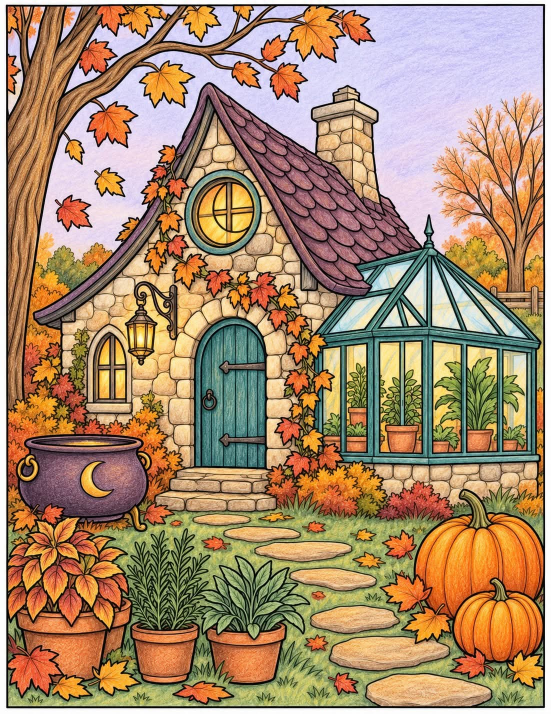
#> input picture platform/backend/tools/lineart_ai/test/cot0.jpg, 1102 x 1427 px (shown at 1/2 size)
$ python cells_to_curves.py test/cot0.jpg test/cot1.jpg
#> lines starting #> are read from the running program, lines starting #| are printed output that depends on the picture; after the words box and inside, x2 and y2 are one past the last pixel; in counts of white or black regions, pixels touching at a corner belong together
### platform/backend/tools/lineart_ai/flat_to_lines.py
"""Flat art that already has outlines (a finished colour-by-number picture, a vector-style
illustration) -> line art, without any AI pass.

Two sources of line: the drawn dark outlines, and every edge between two flat colours (petal
shading, water swirls, background stripes) — in such art those patches are separate parts too.
The result goes through line_cleanup + line_style like a redrawn page.

    python flat_to_lines.py IMAGE OUT_DIR
"""
import os
import sys

import cv2
import numpy as np

sys.path.insert(0, os.path.dirname(os.path.abspath(__file__)))
from line_cleanup import SIDE, cleanup  # noqa: E402
from line_style import style  # noqa: E402

DARK_V = 110        # HSV value below this is a drawn outline
COLOURS = 36        # flat colours to separate
MIN_PATCH = 220     # colour patches smaller than this (px at SIDE) are anti-aliasing, not parts
MIN_THICK = 6.0     # ...and so are patches whose inscribed radius is below this, however long


def _fill_from_nearest(lbl, hole):
    _, idx = cv2.distanceTransformWithLabels(hole.astype(np.uint8), cv2.DIST_L2, 5, labelType=cv2.DIST_LABEL_PIXEL)
    keep = lbl[~hole]                         # raster order == label order
    return np.where(hole, keep[np.clip(idx - 1, 0, len(keep) - 1)], lbl).astype(np.uint8)


# [6 lines left out: function colour_edges, not called in this run]


def colour_labels(im, dark):
    """One flat-colour label per pixel, outline and slivers folded into the fills beside them."""
    h, w = im.shape[:2]
    lab = cv2.cvtColor(cv2.bilateralFilter(im, 7, 30, 7), cv2.COLOR_BGR2LAB).astype(np.float32)
    small = cv2.resize(lab, (512, round(512 * h / w)), interpolation=cv2.INTER_AREA).reshape(-1, 3)
    cv2.setRNGSeed(7)
    _, _, cen = cv2.kmeans(small, COLOURS, None, (cv2.TERM_CRITERIA_EPS + cv2.TERM_CRITERIA_MAX_ITER, 30, 0.5),
                           3, cv2.KMEANS_PP_CENTERS)
    flat = lab.reshape(-1, 3)
    lbl = np.empty(len(flat), np.int32)
    for i in range(0, len(flat), 200_000):
        lbl[i:i + 200_000] = np.argmin(((flat[i:i + 200_000, None] - cen[None]) ** 2).sum(-1), 1)
    lbl = lbl.reshape(h, w).astype(np.uint8)
    # the outline and its anti-aliased fringe belong to the fills beside it
    fringe = cv2.dilate(dark.astype(np.uint8), np.ones((5, 5), np.uint8)) > 0
    lbl = _fill_from_nearest(lbl, fringe)
    lbl = cv2.medianBlur(lbl, 9)

    # fold slivers into the nearest real patch: tiny patches, and THIN ones — a strip of shading
    # running beside an outline is long (big area) but a few px wide, and drew a second line
    sliver = np.zeros((h, w), bool)
    for c in range(COLOURS):
        m = (lbl == c).astype(np.uint8)
        n, cc, st, _ = cv2.connectedComponentsWithStats(m, 4)
        thick = np.zeros(n, np.float32)
        np.maximum.at(thick, cc.ravel(), cv2.distanceTransform(m, cv2.DIST_L2, 5).ravel())
        bad = (st[:, cv2.CC_STAT_AREA] < MIN_PATCH) | (thick < MIN_THICK)
        bad[0] = False
        sliver |= bad[cc]
    return cv2.medianBlur(_fill_from_nearest(lbl, sliver), 9)


# [18 lines left out: functions to_lines, main, not called in this run]


# [2 lines that do not run on import are left out]

### platform/backend/tools/lineart_ai/cells_to_curves.py
"""Flat art -> a colouring page drawn as smooth curves, the way a vector colouring page looks.

Pixel-traced lines wobble and swell; the reference apps' lines are smooth and even. So instead of
keeping traced pixels, the picture is cut into cells (drawn outlines + flat-colour patches), every
cell's edge is smoothed into a curve, and the curves are drawn anti-aliased at fixed widths:
edges that follow a drawn outline at W_OUTLINE, edges between two colours only at W_COLOUR.

    python cells_to_curves.py IMAGE OUT_DIR       -> OUT_DIR/curves.png (+ cells.png debug)
"""
import os
import sys

import cv2
import numpy as np
from scipy.ndimage import find_objects

sys.path.insert(0, os.path.dirname(os.path.abspath(__file__)))
from flat_to_lines import DARK_V, _fill_from_nearest, colour_labels  # noqa: E402

SIDE = 2048
CELL_MIN = 260        # cells smaller than this (px) fold into a neighbour
CELL_THICK = 5.0      # ...and so do cells thinner than this (inscribed radius)
SMOOTH = 2.5          # px at SIDE: how much each cell's edge is rounded
W_OUTLINE = 4.5       # px at SIDE, an edge on a drawn outline
W_COLOUR = 2.6        # px at SIDE, an edge between two colours only
S = 2                 # render scale for anti-aliasing


def cells(im):
    h, w = im.shape[:2]
    dark = cv2.cvtColor(im, cv2.COLOR_BGR2HSV)[..., 2] < DARK_V
    lbl = colour_labels(im, dark)
    # a cell = a connected patch of one colour, cut by the drawn outline
    ids = np.zeros((h, w), np.int32)
    nxt = 1
    for c in np.unique(lbl):
        n, cc = cv2.connectedComponents(((lbl == c) & ~dark).astype(np.uint8), connectivity=4)
        m = cc > 0
        ids[m] = cc[m] + nxt - 1
        nxt += n - 1
    area = np.bincount(ids.ravel(), minlength=nxt)
    r = np.zeros(nxt, np.float32)
    np.maximum.at(r, ids.ravel(), cv2.distanceTransform((ids > 0).astype(np.uint8), cv2.DIST_L2, 5).ravel())
    bad = (area < CELL_MIN) | (r < CELL_THICK)
    bad[0] = True
    hole = bad[ids]
    _, idx = cv2.distanceTransformWithLabels(hole.astype(np.uint8), cv2.DIST_L2, 5, labelType=cv2.DIST_LABEL_PIXEL)
    keep = ids[~hole]
    ids = np.where(hole, keep[np.clip(idx - 1, 0, len(keep) - 1)], ids)
    return ids, dark


def smooth_cells(ids):
    """Smooths the cell MAP, not each outline: every cell's mask is blurred and each pixel goes to
    the strongest. Neighbours then share one smooth boundary (smoothing each contour on its own
    drew two slightly different curves along every shared edge)."""
    h, w = ids.shape
    big = cv2.resize(ids.astype(np.float32), (w * S, h * S), interpolation=cv2.INTER_NEAREST).astype(np.int32)
    best = np.zeros(big.shape, np.float32)
    arg = big.copy()
    sig = SMOOTH * S
    pad = int(3 * sig) + 2
    for v, sl in enumerate(find_objects(ids), start=1):
        if sl is None:
            continue
        y0, y1 = max(sl[0].start * S - pad, 0), min(sl[0].stop * S + pad, big.shape[0])
        x0, x1 = max(sl[1].start * S - pad, 0), min(sl[1].stop * S + pad, big.shape[1])
        b = cv2.GaussianBlur((big[y0:y1, x0:x1] == v).astype(np.float32), (0, 0), sig)
        sub = best[y0:y1, x0:x1]
        win = b > sub
        sub[win] = b[win]
        arg[y0:y1, x0:x1][win] = v
    return arg


def draw(ids, dark):
    h, w = ids.shape
    lab = smooth_cells(ids)
    edge = np.zeros(lab.shape, bool)
    edge[:, 1:] |= lab[:, 1:] != lab[:, :-1]
    edge[1:, :] |= lab[1:, :] != lab[:-1, :]
    dist = cv2.distanceTransform((~edge).astype(np.uint8), cv2.DIST_L2, 5)
    near_outline = cv2.resize(cv2.dilate(dark.astype(np.uint8), np.ones((7, 7), np.uint8)),
                              (w * S, h * S), interpolation=cv2.INTER_NEAREST) > 0
    # half-width per pixel from the edge it is nearest to, eased so widths blend at junctions
    half = cv2.GaussianBlur(np.where(near_outline, W_OUTLINE, W_COLOUR).astype(np.float32), (0, 0), 3 * S) * S / 2
    alpha = np.clip(half - dist + 0.5, 0, 1)          # anti-aliased coverage
    out = cv2.resize((1 - alpha) * 255, (w, h), interpolation=cv2.INTER_AREA)
    return out.astype(np.uint8)


def main():
    src, out = sys.argv[1], sys.argv[2]
    os.makedirs(out, exist_ok=True)
    im = cv2.imread(src)
#> im is the input picture: shape (1427, 1102, 3); mean B, G, R 108.9, 138.5, 168.1
    s = SIDE / max(im.shape[:2])
    im = cv2.resize(im, (round(im.shape[1] * s), round(im.shape[0] * s)), interpolation=cv2.INTER_CUBIC)
#> im: shape (2048, 1582, 3)
    ids, dark = cells(im)
#> in cells, `dark = cv2.cvtColor(im, cv2.COLOR_BGR2HSV)[..., 2] < DARK_V`:
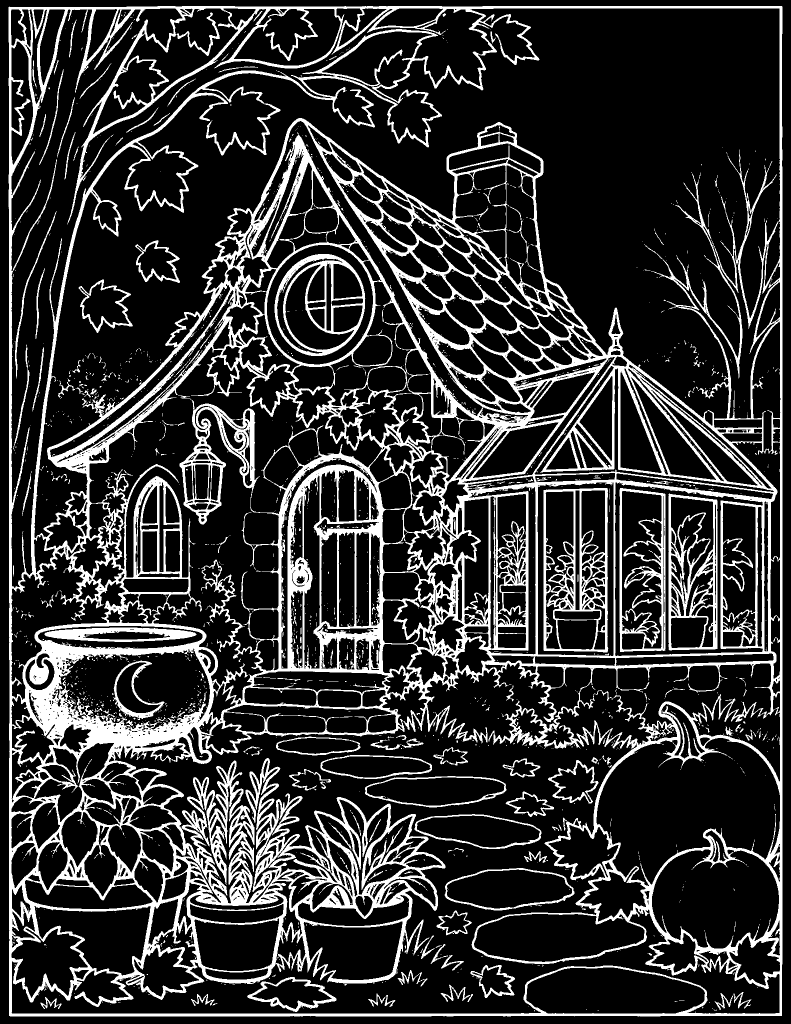
#> dark: shape (2048, 1582) bool (shown at 1/2 size); 19.9% white; 1877 white regions (1685 under 20 px), largest, box (x1, y1, x2, y2) and area: (17, 12, 1565, 2033) 553950, (1087, 976, 1216, 1305) 12542, (1337, 987, 1435, 1301) 10389
#> in colour_labels, `_, _, cen = cv2.kmeans(small, COLOURS, None, (cv2.TERM_CRITERIA_EPS + ..`: cen = 36 rows, first 8: [201.4, 128.2, 127.3], [102, 160.4, 162], [169.8, 161.6, 189.5], [226, 135, 122.7], [205.1, 136.6, 163.4], [130.6, 116.7, 152.6], [12.05, 130, 130.7], [54.73, 125.7, 133.8]
#> the loop in colour_labels, `for i in range(0, len(flat), 200_000):` made 17 passes
#> i on passes 2 to 9: 200000, 400000, 600000, 800000, 1000000, 1200000, 1400000, 1600000
#> the loop in colour_labels, `for c in range(COLOURS):` made 36 passes
#> n on passes 1, 2, 3, 4, 5, 6, 9, 10: 99, 117, 266, 247, 944, 322, 130, 86
#> after the loop in colour_labels, `for c in range(COLOURS):`:
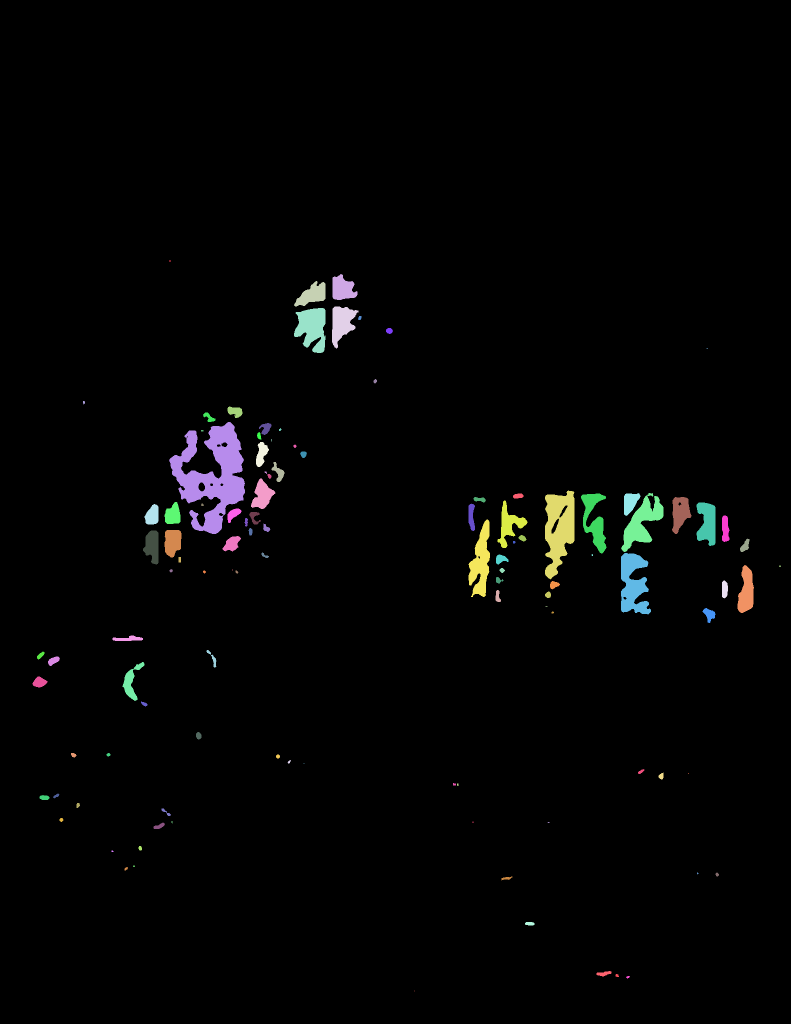
#> cc: shape (2048, 1582) int32 (shown at 1/2 size); 111 distinct labels, from 0 to 110; one colour per label, 0 black
#> after the loop in colour_labels, `for c in range(COLOURS):`:
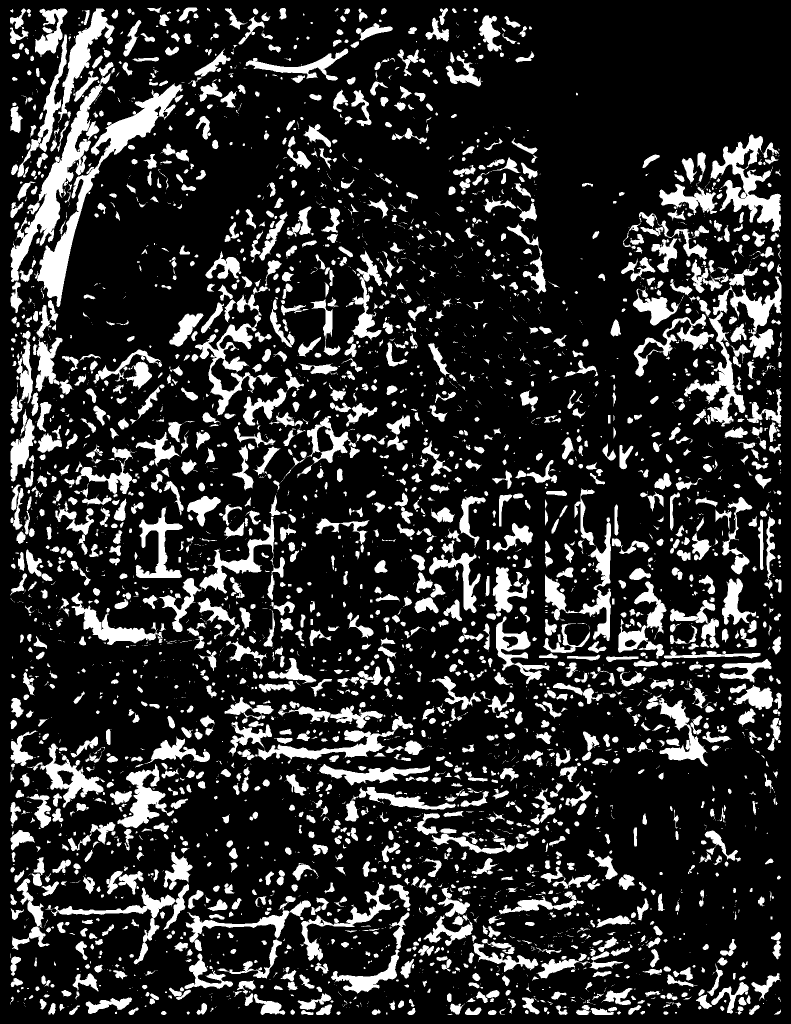
#> sliver: shape (2048, 1582) bool (shown at 1/2 size); 18.4% white; 4105 white regions (2051 under 20 px), largest, box (x1, y1, x2, y2) and area: (70, 167, 366, 614) 16226, (21, 124, 227, 564) 14519, (1368, 553, 1563, 853) 12265
#> the loop in cells, `for c in np.unique(lbl):` made 29 passes
#> (c, n, nxt) on passes 7 to 14: (8, 203, 1245), (9, 477, 1721), (10, 168, 1888), (11, 314, 2201), (13, 34, 2234), (14, 687, 2920), (15, 596, 3515), (16, 231, 3745)
#> after the loop in cells, `for c in np.unique(lbl):`:
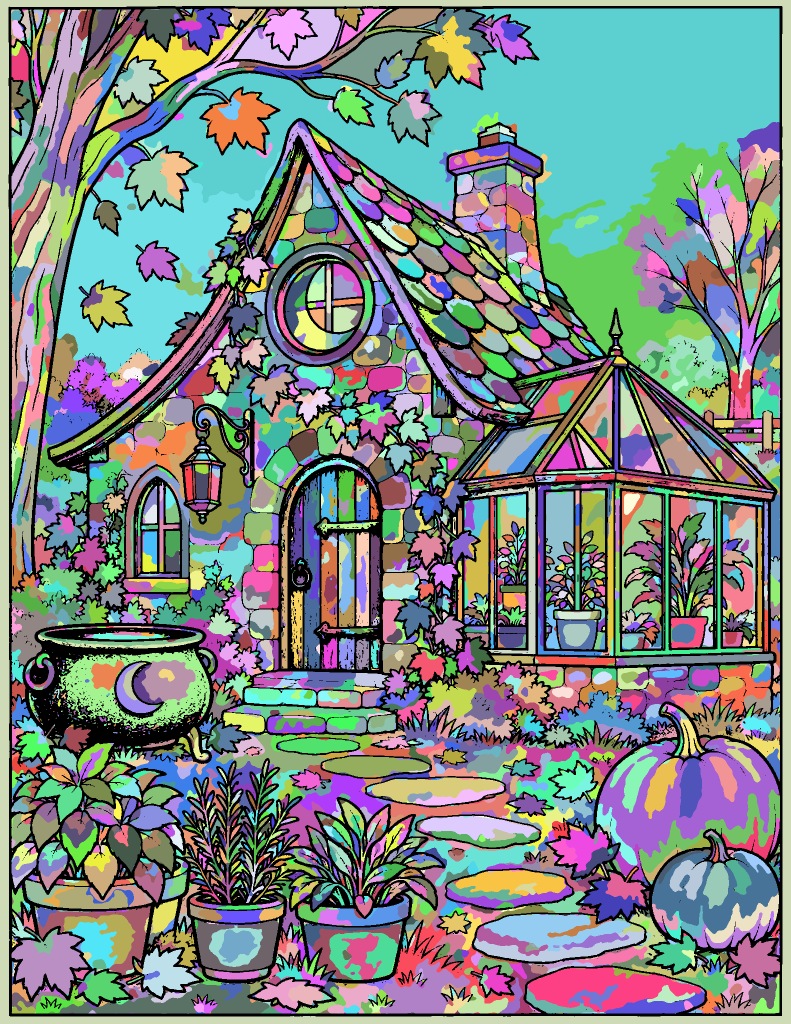
#> ids: shape (2048, 1582) int32 (shown at 1/2 size); 8899 distinct labels, from 0 to 8898; one colour per label, 0 black
#> after the loop in cells, `for c in np.unique(lbl):`: nxt = 8899
#> in cells, `area = np.bincount(ids.ravel(), minlength=nxt)`: area = 8899 values, max 644185 at index 0, min 1 at index 2, mean 364.1
#> in cells, `ids = np.where(hole, keep[np.clip(idx - 1, 0, len(keep) - 1)], ids)`:
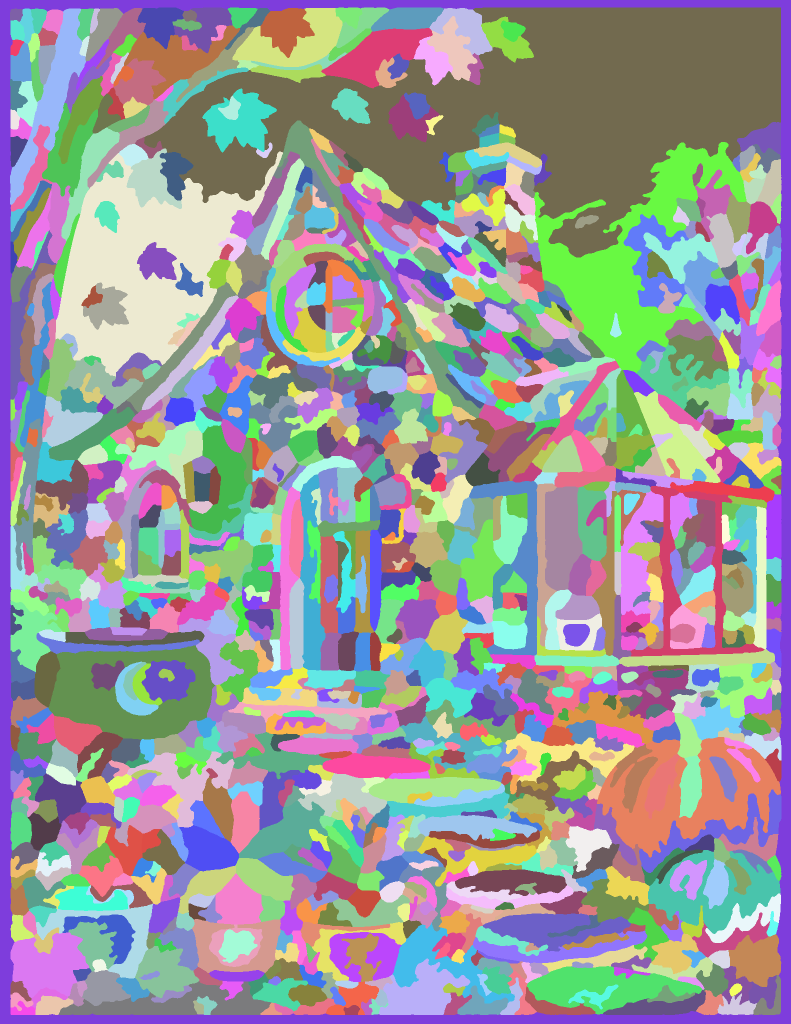
#> ids: shape (2048, 1582) int32 (shown at 1/2 size); 1333 distinct labels, from 20 to 8895; one colour per label, 0 black
    print("cells", len(np.unique(ids)))
#| cells 1333
    cv2.imwrite(os.path.join(out, "curves.png"), draw(ids, dark))
#> the loop in smooth_cells, `for v, sl in enumerate(find_objects(ids), start=1):` made 8895 passes
#> (y0, y1, x0, x1) on passes 20, 25, 27: (1459, 1709, 2077, 2403), (1453, 1659, 2393, 2503), (1463, 1603, 2475, 2637)
#> in draw, `out = cv2.resize((1 - alpha) * 255, (w, h), interpolation=cv2.INTER_AR..`:
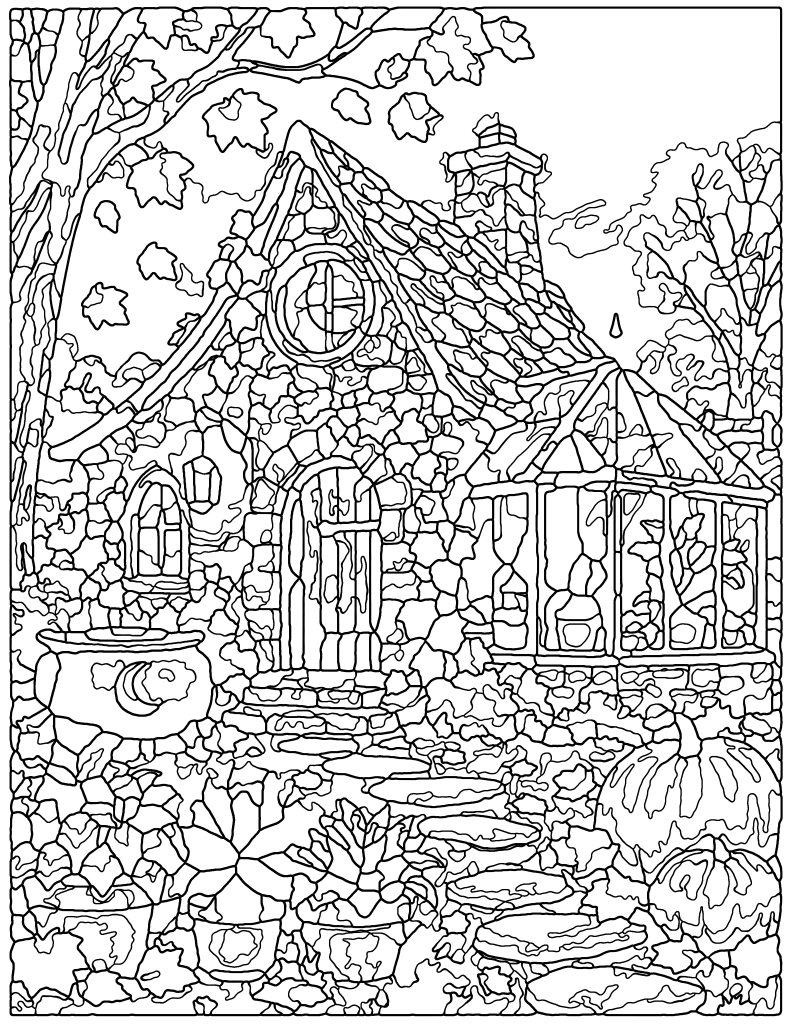
#> out: shape (2048, 1582) float32 (shown at 1/2 size); min 0, max 255, mean 206.2


if __name__ == "__main__":
    main()
